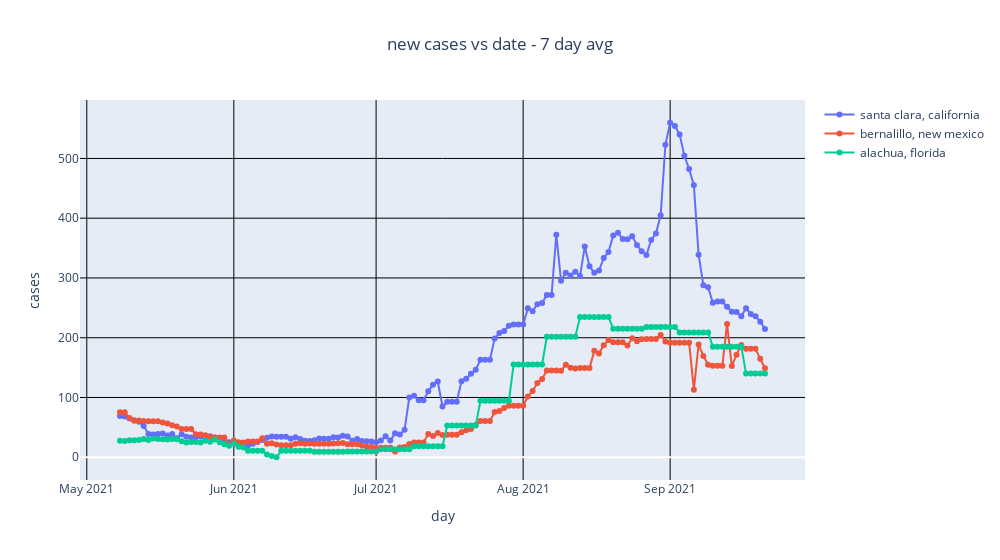

Notebook cell for this chart:
### Code cell
avg_days = 7
GRAPH_TITLE=f"new cases vs date - {avg_days} day avg"
graph_list=[]

for county,state in cs_list:
    indices=(nytplot_df.county==county) & (nytplot_df.state==state)
    tmp_df = nytplot_df[indices]
    ts = tmp_df['tstamp'].to_list()
    cases = tmp_df['cases'].to_numpy()
    dcases = cases[1:] - cases[0:-1]
    dcases = np.maximum(dcases, np.zeros(len(dcases)))  # can't have less than 0 new deaths per day
    avg_dcases = moving_average(dcases,avg_days)
    graph_list.append(go.Scatter(name=f"{county}, {state}",
                               x=ts[avg_days:],
                               y=avg_dcases,
                               mode='lines+markers'
                               ))
#end
show_graph()

### Figure 1 — Plotly figure (JSON) as saved in the notebook; plotly's stock layout.template omitted (floating-point values rounded to 4 significant figures; data arrays with more than 128 entries replaced by an {"elided": "..."} marker saying what was removed)
{"data": [{"mode": "lines+markers", "name": "santa clara, california", "type": "scatter", "x": {"elided": "137 str values"}, "y": {"elided": "137 float values"}}, {"mode": "lines+markers", "name": "bernalillo, new mexico", "type": "scatter", "x": {"elided": "137 str values"}, "y": {"elided": "137 float values"}}, {"mode": "lines+markers", "name": "alachua, florida", "type": "scatter", "x": {"elided": "137 str values"}, "y": {"elided": "137 float values"}}], "layout": {"showlegend": true, "title": {"text": "new cases vs date - 7 day avg", "x": 0.5}, "width": 1000, "xaxis": {"gridcolor": "black", "showgrid": true, "title": {"text": "day"}}, "yaxis": {"gridcolor": "black", "showgrid": true, "title": {"text": "cases"}}}}
